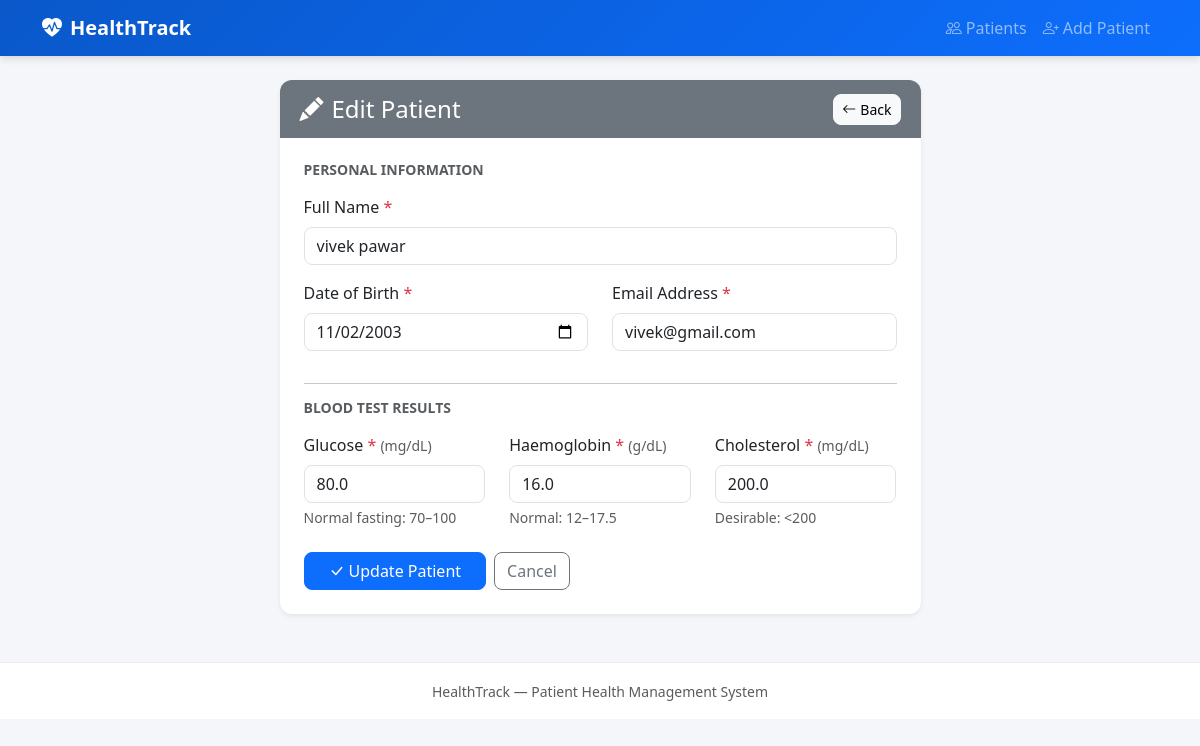
Page /edit/2 on the committed database.
### app.py (models this page shows, shortened)
class Patient(db.Model):
    id = db.Column(db.Integer, primary_key=True)
    full_name = db.Column(db.String(100), nullable=False)
    date_of_birth = db.Column(db.Date, nullable=False)
    email = db.Column(db.String(120), nullable=False, unique=True)
    glucose = db.Column(db.Float, nullable=False)
    haemoglobin = db.Column(db.Float, nullable=False)
    cholesterol = db.Column(db.Float, nullable=False)
    remarks = db.Column(db.Text)
    created_at = db.Column(db.DateTime, default=datetime.utcnow)
    updated_at = db.Column(db.DateTime, default=datetime.utcnow, onupdate=datetime.utcnow)

### app.py (the view, shortened to what this page needs)
@app.route('/edit/<int:id>', methods=['GET', 'POST'])
def edit_patient(id):
    patient = Patient.query.get_or_404(id)
    return render_template('edit.html', patient=patient, form={})

### templates/edit.html (shortened to what this page needs)
{% extends 'base.html' %}
{% block content %}
<div class="row justify-content-center">
  <div class="col-lg-7">
    <div class="card shadow-sm">
      <div class="card-header bg-secondary text-white d-flex align-items-center justify-content-between">
        <h4 class="mb-0"><i class="bi bi-pencil-fill me-2"></i>Edit Patient</h4>
        <a href="{{ url_for('view_patient', id=patient.id) }}" class="btn btn-sm btn-light">
          <i class="bi bi-arrow-left me-1"></i>Back
        </a>
      </div>
      <div class="card-body p-4">
        {% set f = form if form else {} %}
        <form method="post" novalidate>
          <h6 class="text-muted text-uppercase small fw-bold mb-3">Personal Information</h6>
          <div class="mb-3">
            <label for="full_name" class="form-label">Full Name <span class="text-danger">*</span></label>
            <input
              type="text"
              class="form-control"
              id="full_name"
              name="full_name"
              value="{{ f.get('full_name', patient.full_name) }}"
              required
            >
          </div>
          <div class="row">
            <div class="col-md-6 mb-3">
              <label for="date_of_birth" class="form-label">Date of Birth <span class="text-danger">*</span></label>
              <input
                type="date"
                class="form-control"
                id="date_of_birth"
                name="date_of_birth"
                value="{{ f.get('date_of_birth', patient.date_of_birth.strftime('%Y-%m-%d')) }}"
                required
              >
            </div>
            <div class="col-md-6 mb-3">
              <label for="email" class="form-label">Email Address <span class="text-danger">*</span></label>
              <input
                type="email"
                class="form-control"
                id="email"
                name="email"
                value="{{ f.get('email', patient.email) }}"
                required
              >
            </div>
          </div>
          <hr>
          <h6 class="text-muted text-uppercase small fw-bold mb-3">Blood Test Results</h6>
          <div class="row">
            <div class="col-md-4 mb-3">
              <label for="glucose" class="form-label">
                Glucose <span class="text-danger">*</span>
                <small class="text-muted">(mg/dL)</small>
              </label>
              <input
                type="number"
                step="0.1"
                min="0"
                class="form-control"
                id="glucose"
                name="glucose"
                value="{{ f.get('glucose', patient.glucose) }}"
                required
              >
              <div class="form-text">Normal fasting: 70–100</div>
            </div>
            <div class="col-md-4 mb-3">
              <label for="haemoglobin" class="form-label">
                Haemoglobin <span class="text-danger">*</span>
                <small class="text-muted">(g/dL)</small>
              </label>
              <input
                type="number"
                step="0.1"
                min="0"
                class="form-control"
                id="haemoglobin"
                name="haemoglobin"
                value="{{ f.get('haemoglobin', patient.haemoglobin) }}"
                required
              >
              <div class="form-text">Normal: 12–17.5</div>
            </div>
            <div class="col-md-4 mb-3">
              <label for="cholesterol" class="form-label">
                Cholesterol <span class="text-danger">*</span>
                <small class="text-muted">(mg/dL)</small>
              </label>
              <input
                type="number"
                step="0.1"
                min="0"
                class="form-control"
                id="cholesterol"
                name="cholesterol"
                value="{{ f.get('cholesterol', patient.cholesterol) }}"
                required
              >
              <div class="form-text">Desirable: &lt;200</div>
            </div>
          </div>
          <div class="d-flex gap-2 mt-2">
            <button type="submit" class="btn btn-primary px-4">
              <i class="bi bi-check-lg me-1"></i>Update Patient
            </button>
            <a href="{{ url_for('view_patient', id=patient.id) }}" class="btn btn-outline-secondary">Cancel</a>
          </div>
        </form>
      </div>
    </div>
  </div>
</div>
{% endblock %}

### static/css/style.css (style rules this page uses)
:root { --primary: #0d6efd; --bg: #f4f6f9; }
body { background-color: var(--bg); font-family: 'Segoe UI', system-ui, sans-serif; }
.card { border: none; border-radius: 12px; box-shadow: 0 1px 6px rgba(0,0,0,.08); }
.card-header { border-radius: 12px 12px 0 0 !important; border-bottom: none; padding: .85rem 1.25rem; }
.form-control, .form-select { border-radius: 8px; }
.btn { border-radius: 8px; font-weight: 500; }

### rows in the picture
Patient: full_name "vivek pawar", date_of_birth "11/02/2003", email "vivek@gmail.com", glucose "80.0", haemoglobin "16.0", cholesterol "200.0"
